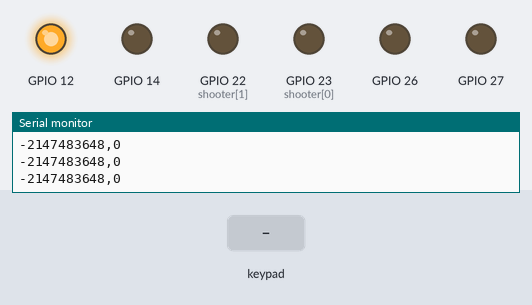
A program run on a simulated ESP32. Parts: output pins drawn as LEDs (lit = HIGH), the last lines printed to the serial monitor. Inputs (shaded band) come from the test bench. Nothing arrives over Bluetooth unless stated.

Above: at 1.2 s.
1.3 s: key 'U' pressed
At 1.54 s:
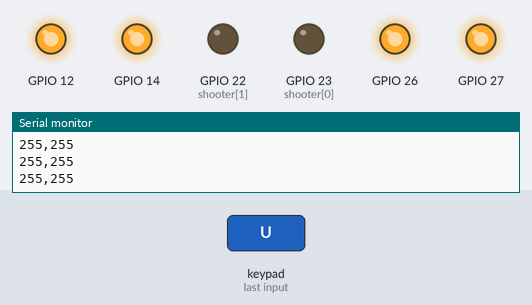
3.2 s: key 'D' pressed
At 3.44 s:
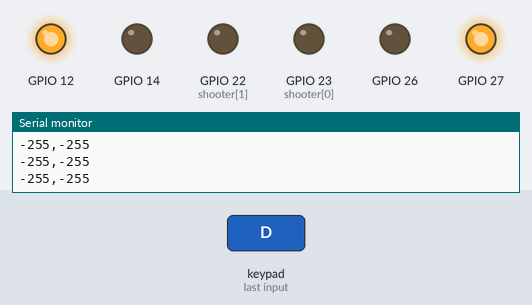
5.1 s: key 'S' pressed
At 6.0 s:
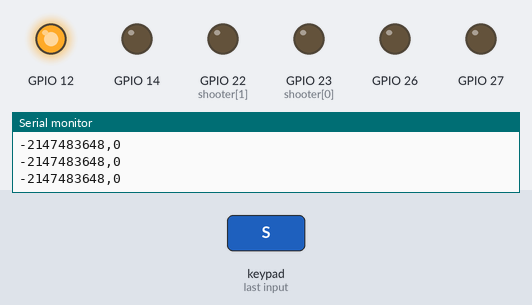
Timing chart, 0 to 8.1 s (numbered marks = the images above; inputs shaded):
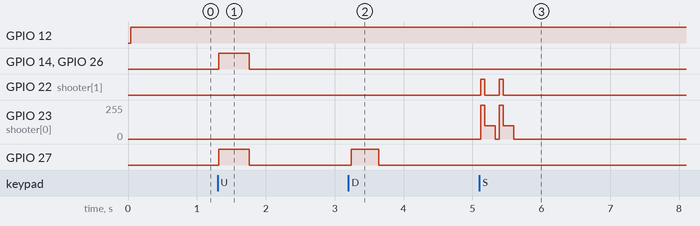

The program:

main.cpp
```cpp
//#include <PS4Controller.h>
#include <ps5Controller.h>
#include <Arduino.h>

unsigned long lastTimeStamp = 0;

#define PI 3.1415926536
int leftwheel[2]={12,14},rightwheel[2]={27,26},output[2],shooter[2]={23,22};
int rawvalx,rawvaly;
int shoot_flag=0;


void out(int rawval, int pin[2]){
  if(rawval>0){
    digitalWrite(pin[1],1);
    if(pin[0]==12){
    ledcWrite(0,rawval);
    }
    else{
      ledcWrite(1,rawval);
    }

  }
  else{
    digitalWrite(pin[1],0);
    if(pin[0]==12){
    ledcWrite(0,-rawval);
    }
    else{
      ledcWrite(1,-rawval);
    }
  }

}
void differential(int x,int y,int output[]){
  int rawRight,rawLeft;
  float z = sqrt(x * x + y * y);
  float rad = acos(fabs(x) / z);
  float angle = rad * 180 /PI;

  float tcoeff = -1 + (angle / 90) * 2;


  int mov = max(fabs(y), fabs(x));
  float turn = tcoeff * mov;

  if((x >= 0 && y >= 0)||(x < 0 && y < 0)){
        rawRight = mov;
        rawLeft = turn;
  }
  else{
        rawLeft = mov;
        rawRight = turn;
  }


  if(y < 0){
        rawLeft = 0 - rawLeft;
        rawRight = 0 - rawRight;}

  output[0]=rawLeft;
  output[1]=rawRight;


}


void notify()
{
    rawvalx=((ps5.LStickX()>-10 && 10>ps5.LStickX())?0:ps5.LStickX())*2;
    rawvaly=((ps5.LStickY()>-10 && 10>ps5.LStickY())?0:ps5.LStickY())*2;
    if(ps5.L1()){
      rawvalx=-255;
      rawvaly=0;
    }
    if(ps5.R1()){
      rawvalx=255;
      rawvaly=0;
    }
    if(ps5.Down()){
      rawvalx=0;
      rawvaly=-255;
    }
    if(ps5.Up()){
      rawvalx=0;
      rawvaly=255;
    }


  //Only needed to print the message properly on serial monitor. Else we dont need it.
  if (millis() - lastTimeStamp > 20)
  {
    differential(rawvalx,rawvaly,output);
    output[0]=output[0]>255?0:output[0];
    out(output[0],leftwheel);
    out(output[1],rightwheel);
    Serial.print(output[0]);
    Serial.print(",");
    Serial.println(output[1]);
  if(ps5.Square()==1 && shoot_flag==0)
  { Serial.println("square pressed");
    digitalWrite(shooter[1],1);
    ledcWrite(2,255);
    delay(60);
    ledcWrite(2,0);
    digitalWrite(shooter[1],0);
    ledcWrite(2,100);
    delay(148);
    ledcWrite(2,0);
    Serial.println("shot");
    shoot_flag=1;
  }
  else{
    shoot_flag=0;
  }
  if(ps5.Circle())
  {
    digitalWrite(shooter[1],0);
    ledcWrite(2,100);
    delay(10);
    ledcWrite(2,0);

  }
    lastTimeStamp = millis();

  }


}

void onConnect()
{
  Serial.println("Connected!.");
}

void onDisConnect()
{
  Serial.println("Disconnected!.");
}

const int freq = 5000;
const int resolution = 8;

void setup()
{
  Serial.begin(115200);
  ledcSetup(0, freq, resolution);
  ledcSetup(1, freq, resolution);
  ledcSetup(2, freq, resolution);
  ledcAttachPin(12, 0);
  pinMode(14,OUTPUT);
  ledcAttachPin(27, 1);
  pinMode(26,OUTPUT);
  ledcAttachPin(23, 2);
  pinMode(22,OUTPUT);

  ps5.attachOnConnect(onConnect);
  ps5.attachOnDisconnect(onDisConnect);
  ps5.begin("7c:66:ef:77:8a:4f");
  ps5.attach(notify);
  Serial.println("Ready.");
}

void loop()
{

}
```

Measured:
- after the input at 1.3 s, GPIO 14, GPIO 26, GPIO 27: LOW → HIGH at once, → LOW 0.44 s later
- after the input at 3.2 s, GPIO 27: LOW → HIGH at once, → LOW 0.40 s later
- after the input at 5.1 s, GPIO 22 (shooter[1]): alternates HIGH for 0.06 s and LOW for 0.21 s, 4 changes in all, then stays LOW, starting at once
